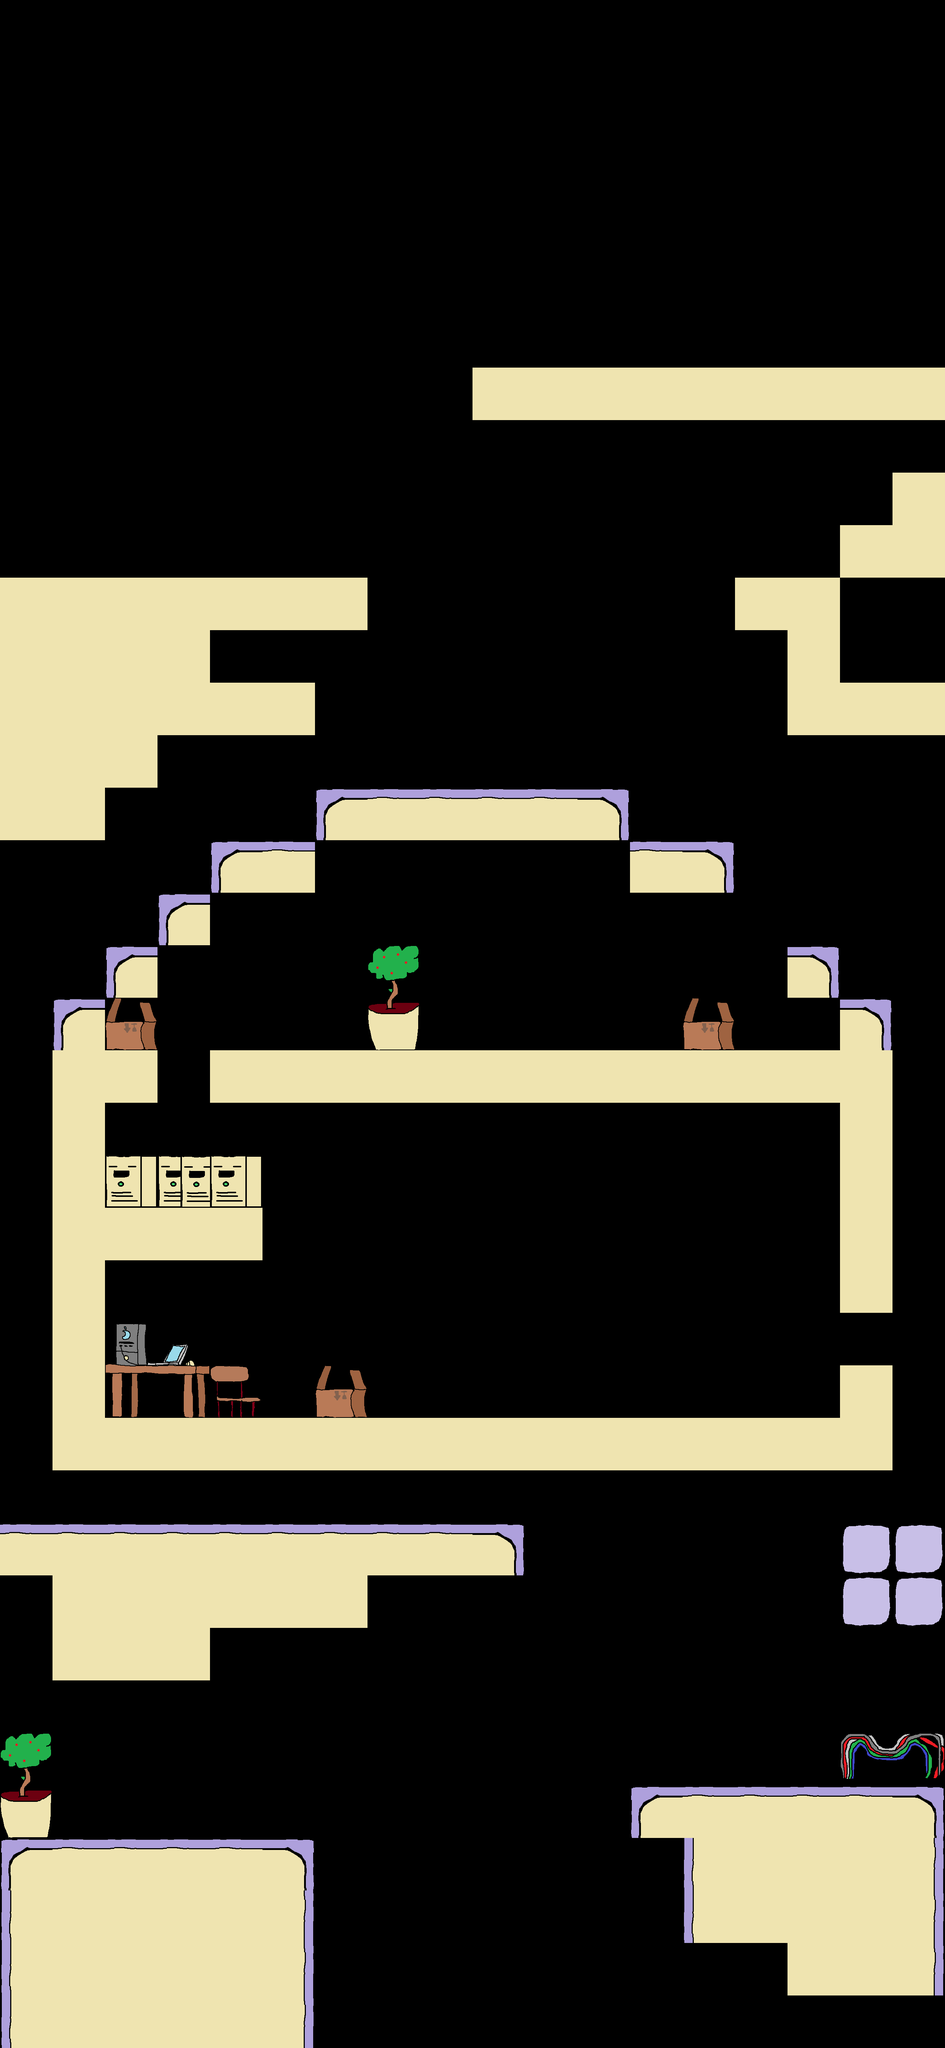

The image is a tile-based game level rendered from a .tmx file. Its description and source (layers, tilesets, objects; grid data summarised) follow:
An orthogonal 18x39 tile map with 144x144 px tiles, 1 tile layer (tiles), 3 tilesets and 29 objects (5x 1, 4x 2, 3x 3).

<map version="1.0" tiledversion="1.0.2" orientation="orthogonal" renderorder="right-down" width="18" height="39" tilewidth="144" tileheight="144" nextobjectid="57">
 <tileset firstgid="1" name="objects" tilewidth="144" tileheight="144" tilecount="6" columns="3">
  <image source="../../../graphics/tilesets/map_objects.png" width="432" height="288" />
 </tileset>
 <tileset firstgid="7" name="enemies" tilewidth="144" tileheight="144" tilecount="6" columns="3">
  <image source="../../../graphics/tilesets/mairie_enemies.png" width="432" height="288" />
 </tileset>
 <tileset firstgid="13" name="tileset" tilewidth="144" tileheight="144" tilecount="24" columns="3">
  <image source="../../../graphics/tilesets/mairie_tileset.png" width="432" height="1152" />
 </tileset>
 <layer name="tiles" width="18" height="39">
  <data>[702 cells, 183 non-empty, 19 distinct tile ids]</data>
 </layer>
 <objectgroup name="enemies">
  <object id="26" type="1" gid="8" x="1876" y="4904" width="144" height="144" />
  <object id="27" type="2" gid="8" x="1452" y="3888" width="144" height="144" />
  <object id="28" type="1" gid="8" x="1300" y="2876" width="144" height="144" />
  <object id="29" type="3" gid="8" x="424" y="1588" width="144" height="144" />
  <object id="30" type="3" gid="9" x="1876" y="1004" width="144" height="144" />
  <object id="31" type="1" gid="8" x="1008" y="2156" width="144" height="144" />
  <object id="32" type="2" gid="9" x="1296" y="2168" width="144" height="144" />
  <object id="33" type="2" gid="9" x="288" y="4184" width="144" height="144" />
  <object id="34" type="1" gid="9" x="716" y="4184" width="144" height="144" />
  <object id="35" type="3" gid="8" x="576" y="4176" width="144" height="144" />
  <object id="36" gid="10" x="2148" y="-112" width="144" height="144" />
  <object id="37" gid="10" x="1712" y="-116" width="144" height="144" />
  <object id="38" gid="10" x="1256" y="-96" width="144" height="144" />
  <object id="39" gid="10" x="836" y="-116" width="144" height="144" />
  <object id="40" gid="10" x="400" y="-140" width="144" height="144" />
  <object id="41" gid="10" x="16" y="-152" width="144" height="144" />
  <object id="44" gid="10" x="992" y="708" width="144" height="144" />
  <object id="48" gid="12" x="1728" y="2880" width="144" height="144" />
  <object id="50" gid="11" x="1872" y="3888" width="144" height="144" />
  <object id="52" gid="12" x="2016" y="3888" width="144" height="144" />
  <object id="53" type="1" gid="9" x="1155.27" y="3885.82" width="144" height="144" />
  <object id="55" type="2" gid="8" x="1664.36" y="1010.06" width="144" height="144" />
  <object id="56" gid="11" x="1584" y="2880" width="144" height="144" />
 </objectgroup>
 <objectgroup name="objects">
  <object id="17" gid="5" x="1592" y="1864" width="144" height="144" />
  <object id="18" gid="6" x="0" y="3752" width="144" height="144" />
  <object id="19" gid="6" x="2152" y="2872" width="144" height="144" />
  <object id="20" gid="6" x="32" y="1576" width="144" height="144" />
  <object id="21" gid="6" x="2440" y="1008" width="144" height="144" />
  <object id="47" gid="1" x="148" y="2744" width="144" height="144" />
 </objectgroup>
</map>
